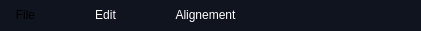
                    <widget class="QWidget" name="menu_bar" native="true">
                     <property name="geometry">
                      <rect>
                       <x>-1</x>
                       <y>10</y>
                       <width>421</width>
                       <height>31</height>
                      </rect>
                     </property>
                     <property name="styleSheet">
                      <string notr="true">QWidget {
 	background-color:#0F141E ;
	border-radius:10px ; 
	padding : 0 40px 0 10px ; 
}</string>
                     </property>
                     <widget class="QPushButton" name="file">
                      <property name="geometry">
                       <rect>
                        <x>0</x>
                        <y>1</y>
                        <width>81</width>
                        <height>28</height>
                       </rect>
                      </property>
                      <property name="layoutDirection">
                       <enum>Qt::LeftToRight</enum>
                      </property>
                      <property name="styleSheet">
                       <string notr="true">#file{
color:rgb(255, 255, 255);}
#file::hover {
	background-color:#4AC7EA ; 
	color:white ; 
}</string>
                      </property>
                      <property name="text">
                       <string>File</string>
                      </property>
                      <property name="iconSize">
                       <size>
                        <width>13</width>
                        <height>16</height>
                       </size>
                      </property>
                     </widget>
                     <widget class="QPushButton" name="edit">
                      <property name="geometry">
                       <rect>
                        <x>80</x>
                        <y>1</y>
                        <width>81</width>
                        <height>28</height>
                       </rect>
                      </property>
                      <property name="styleSheet">
                       <string notr="true">#edit{
color: rgb(255, 255, 255);}
#edit::hover {
	background-color:#4AC7EA ; 
	color:white ; 
}</string>
                      </property>
                      <property name="text">
                       <string>Edit</string>
                      </property>
                     </widget>
                     <widget class="QPushButton" name="alignement">
                      <property name="geometry">
                       <rect>
                        <x>160</x>
                        <y>1</y>
                        <width>121</width>
                        <height>28</height>
                       </rect>
                      </property>
                      <property name="styleSheet">
                       <string notr="true">#alignement{
color: rgb(255, 255, 255);}
#alignement::hover {
	background-color:#4AC7EA ; 
	color:white ; 
}</string>
                      </property>
                      <property name="text">
                       <string>Alignement</string>
                      </property>
                     </widget>
                    </widget>
